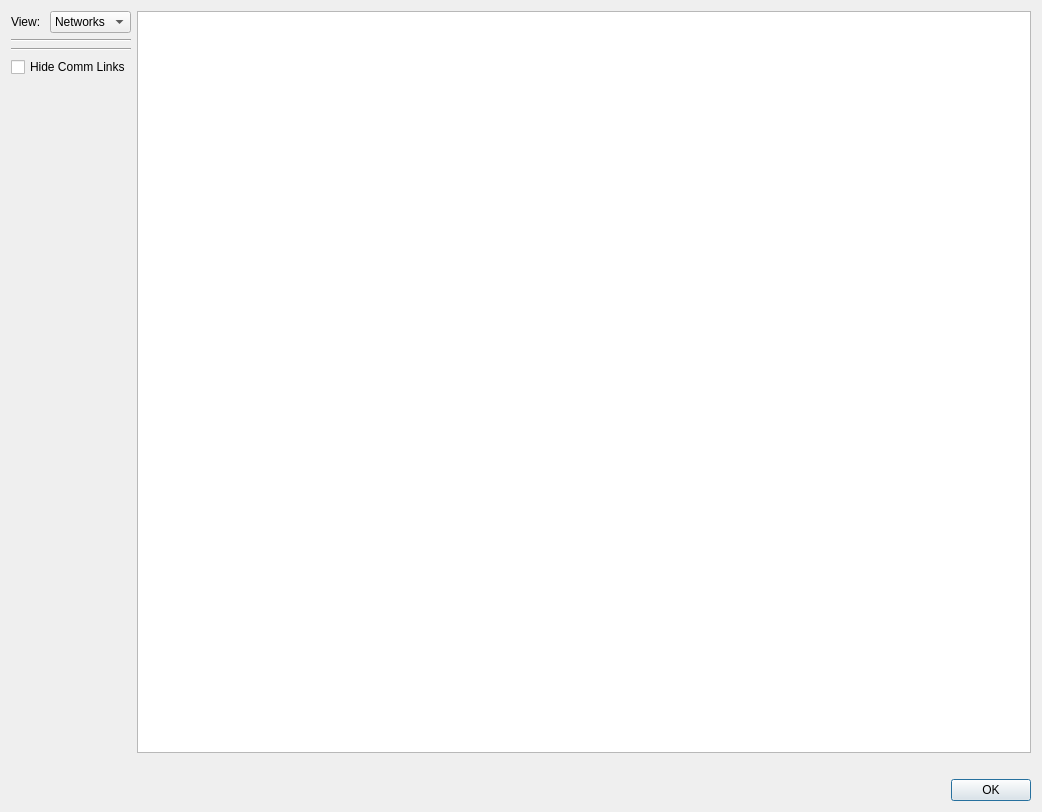
<?xml version="1.0" encoding="UTF-8"?>
<ui version="4.0">
 <class>CommVisPluginDialog</class>
 <widget class="QDialog" name="CommVisPluginDialog">
  <property name="geometry">
   <rect>
    <x>0</x>
    <y>0</y>
    <width>1042</width>
    <height>812</height>
   </rect>
  </property>
  <property name="windowTitle">
   <string>Comms Visualization Plugin</string>
  </property>
  <layout class="QGridLayout" name="gridLayout_3">
   <item row="8" column="1">
    <spacer name="mHorizontalSpacer">
     <property name="orientation">
      <enum>Qt::Horizontal</enum>
     </property>
     <property name="sizeHint" stdset="0">
      <size>
       <width>40</width>
       <height>20</height>
      </size>
     </property>
    </spacer>
   </item>
   <item row="1" column="0">
    <layout class="QVBoxLayout" name="verticalLayout">
     <item>
      <layout class="QGridLayout" name="gridLayout">
       <item row="0" column="1">
        <widget class="QComboBox" name="mViewComboBox">
         <item>
          <property name="text">
           <string>Networks</string>
          </property>
         </item>
         <item>
          <property name="text">
           <string>Routers</string>
          </property>
         </item>
        </widget>
       </item>
       <item row="0" column="0">
        <widget class="QLabel" name="mViewLabel">
         <property name="text">
          <string>View:</string>
         </property>
        </widget>
       </item>
      </layout>
     </item>
     <item>
      <widget class="Line" name="line_2">
       <property name="orientation">
        <enum>Qt::Horizontal</enum>
       </property>
      </widget>
     </item>
     <item>
      <layout class="QVBoxLayout" name="mSidePanelLayout">
       <property name="spacing">
        <number>6</number>
       </property>
       <property name="leftMargin">
        <number>0</number>
       </property>
      </layout>
     </item>
     <item>
      <widget class="Line" name="line">
       <property name="orientation">
        <enum>Qt::Horizontal</enum>
       </property>
      </widget>
     </item>
     <item>
      <widget class="QCheckBox" name="mHideLinksCB">
       <property name="text">
        <string>Hide Comm Links</string>
       </property>
      </widget>
     </item>
     <item>
      <spacer name="verticalSpacer">
       <property name="orientation">
        <enum>Qt::Vertical</enum>
       </property>
       <property name="sizeHint" stdset="0">
        <size>
         <width>20</width>
         <height>40</height>
        </size>
       </property>
      </spacer>
     </item>
    </layout>
   </item>
   <item row="9" column="1">
    <widget class="QDialogButtonBox" name="mButtonBox">
     <property name="standardButtons">
      <set>QDialogButtonBox::Ok</set>
     </property>
     <property name="centerButtons">
      <bool>false</bool>
     </property>
    </widget>
   </item>
   <item row="1" column="1" rowspan="2">
    <widget class="wkf::CommVisGraphicsView" name="mGraphicsView"/>
   </item>
  </layout>
 </widget>
 <customwidgets>
  <customwidget>
   <class>wkf::CommVisGraphicsView</class>
   <extends>QGraphicsView</extends>
   <header>comm_vis/WkfCommVisGraphicsView.hpp</header>
  </customwidget>
 </customwidgets>
 <tabstops>
  <tabstop>mViewComboBox</tabstop>
  <tabstop>mGraphicsView</tabstop>
 </tabstops>
 <resources>
  <include location="resources/comm_vis.qrc"/>
 </resources>
 <connections/>
</ui>
